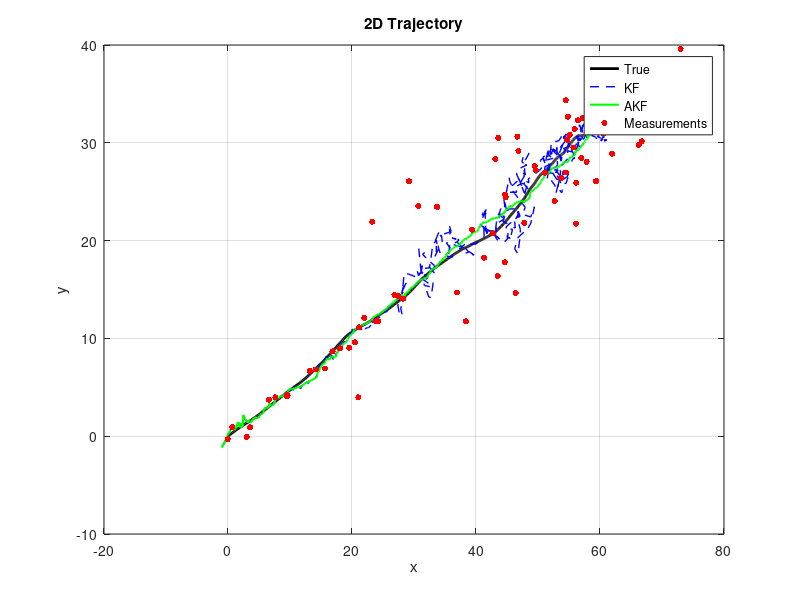
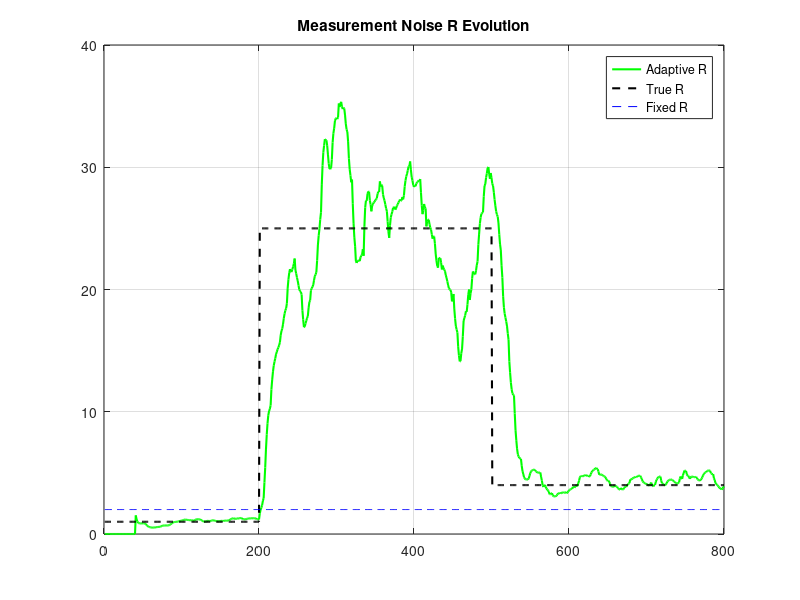

MATLAB code to generate these figures, in order:
%% 2D Adaptive Kalman Filter Simulation (Akhlaghi-style)
% Ramez Masadeh project – Adaptive vs Classic KF
clc; clear; close all;

%% Simulation parameters
dt = 0.1;
N = 800;
t = (0:N-1) * dt;

%% State definition: [x vx y vy]'
x_true = zeros(4, N);
x_true(:,1) = [0; 1.5; 0; 0.8];

%% Process noise (true)
q_true = 0.1;
Q_true = q_true * [dt^4/4 dt^3/2   0        0;
                   dt^3/2 dt^2     0        0;
                   0       0     dt^4/4  dt^3/2;
                   0       0     dt^3/2   dt^2];

%% Measurement model
H = [1 0 0 0;
     0 0 1 0];
m = 2;
n = 4;

%% Time-varying measurement noise R_true
R1 = diag([1 1]);
R2 = diag([25 25]);
R3 = diag([4 4]);
R_true = zeros(2,2,N);

R_true(:,:,1:200) = repmat(R1,1,1,200);
R_true(:,:,201:500) = repmat(R2,1,1,300);
R_true(:,:,501:end) = repmat(R3,1,1,300);

%% State transition (constant velocity)
F = [1 dt 0  0;
     0  1 0  0;
     0  0 1 dt;
     0  0 0  1];

%% Simulate true trajectory
for k = 2:N
    w = mvnrnd(zeros(4,1), Q_true)';
    x_true(:,k) = F * x_true(:,k-1) + w;
end

%% Generate measurements
z = zeros(2,N);
for k = 1:N
    vk = mvnrnd(zeros(2,1), R_true(:,:,k))';
    z(:,k) = H * x_true(:,k) + vk;
end

%% Initial KF settings
Q_fixed = 0.01 * eye(4);   % wrong Q
R_fixed = diag([2 2]);     % wrong R

xKF = zeros(4,N); xKF(:,1) = [0;0;0;0];
PKF = 10 * eye(4);

xAKF = xKF; 
PAKF = PKF;

Q_adapt = Q_fixed;
R_adapt = R_fixed;

%% Adaptation parameters
beta = 0.6;
alpha = 0.95;
window = 40;

innovHist = zeros(2,N);

%% Storage for R history
R_adapt_hist = zeros(2,2,N);

%% Filtering loop
for k = 2:N
    % -------- Fixed KF --------
    xpred = F * xKF(:,k-1);
    Ppred = F * PKF * F' + Q_fixed;
    
    nu = z(:,k) - H*xpred;
    S = H*Ppred*H' + R_fixed;
    K = Ppred * H' / S;
    
    xKF(:,k) = xpred + K*nu;
    PKF = (eye(4)-K*H) * Ppred;

    % -------- Adaptive KF --------
    xpredA = F * xAKF(:,k-1);
    PpredA = F * PAKF * F' + Q_adapt;

    nuA = z(:,k) - H*xpredA;
    S_A = H*PpredA*H' + R_adapt;
    K_A = PpredA * H' / S_A;

    xAKF(:,k) = xpredA + K_A*nuA;
    PAKF = (eye(4)-K_A*H)*PpredA;

    innovHist(:,k) = nuA;
    
    % ------ Adaptive update every window ------
    if k > window
        windowInnov = innovHist(:,k-window+1:k);
        S_hat = cov(windowInnov');   % empirical
        
        HPHT = H * PpredA * H';
        R_update = S_hat - HPHT;

        R_adapt = beta*R_adapt + (1-beta)*R_update;

        % enforce positive semidefinite
        R_adapt = (R_adapt + R_adapt')/2;
        [V,D] = eig(R_adapt);
        D = max(D, 1e-6*eye(2));
        R_adapt = V*D*V';

        % update Q
        outer = (nuA*nuA') - S_A;
        Q_update = K_A * outer * K_A';
        Q_adapt = alpha*Q_adapt + (1-alpha)*Q_update;

        R_adapt_hist(:,:,k) = R_adapt;
    end
end

%% ---- Plot Results ----
figure;
plot(x_true(1,:), x_true(3,:), 'k', 'LineWidth',2); hold on;
plot(xKF(1,:), xKF(3,:), 'b--', 'LineWidth',1);
plot(xAKF(1,:), xAKF(3,:), 'g', 'LineWidth',1.5);
scatter(z(1,1:10:end), z(2,1:10:end),20,'r','filled');
legend('True','KF','AKF','Measurements');
title('2D Trajectory'); xlabel('x'); ylabel('y'); grid on;

%% Plot R evolution
figure;
plot(squeeze(R_adapt_hist(1,1,:)),'g','LineWidth',1.5); hold on;
plot(squeeze(R_true(1,1,:)),'k--','LineWidth',1.5);
plot(ones(1,N)*R_fixed(1,1),'b--');
legend('Adaptive R','True R','Fixed R'); title('Measurement Noise R Evolution');
grid on;
